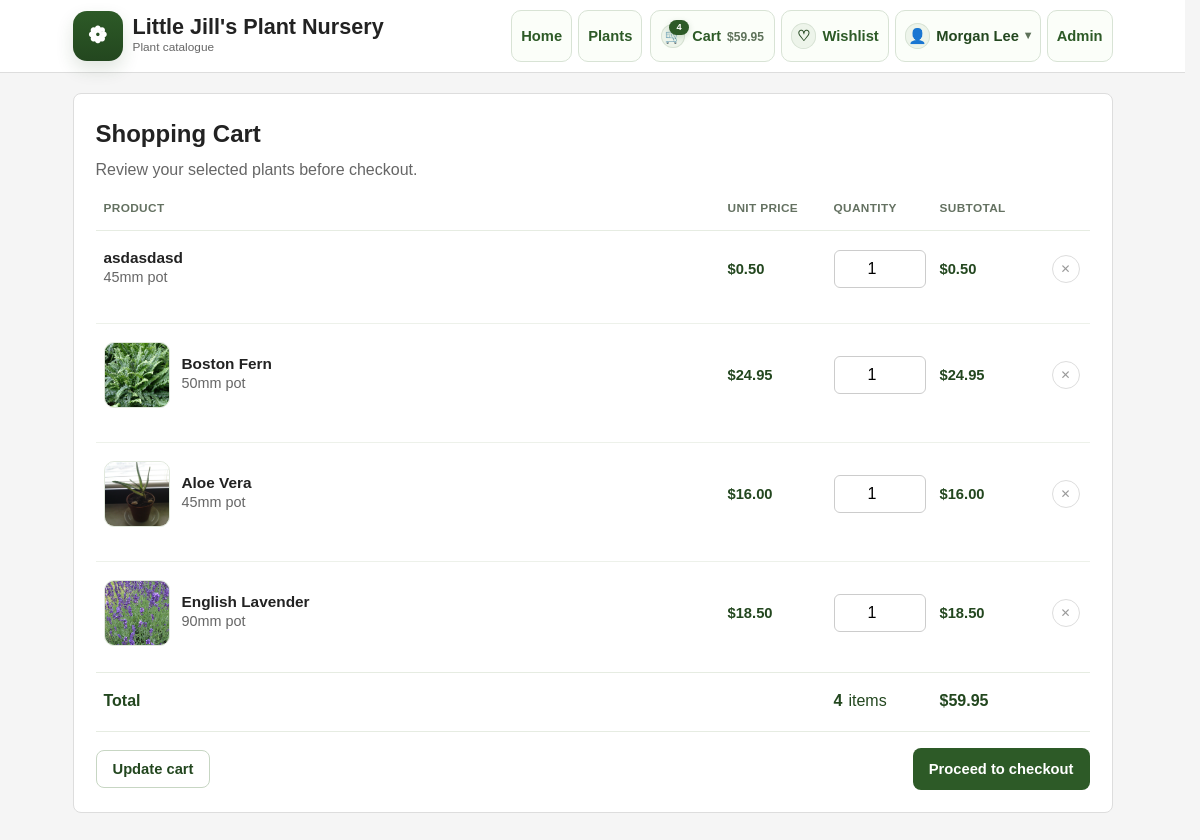
Page /cart (signed in) on the committed database.
### models.py (models this page shows, shortened)
class User(db.Model, UserMixin):
    id: Mapped[int] = mapped_column(Integer, primary_key=True, autoincrement=True)
    email: Mapped[str] = mapped_column(String(120), unique=True, nullable=False)
    full_name: Mapped[str] = mapped_column(String(100), nullable=False)
    password_hash: Mapped[str] = mapped_column(String(255), nullable=False)
    is_staff: Mapped[bool] = mapped_column(Boolean, default=False)
    carts: Mapped[list["Cart"]] = relationship(back_populates="user")
    orders: Mapped[list["Order"]] = relationship(back_populates="user")
    address: Mapped[Optional["UserAddress"]] = relationship(
        back_populates="user",
        cascade="all, delete-orphan",
        uselist=False,
    )
    wishlist: Mapped[list["Wishlist"]] = relationship(back_populates="user")

class CartItem(db.Model):
    id: Mapped[int] = mapped_column(primary_key=True)
    cart_id: Mapped[int] = mapped_column(ForeignKey("cart.id"), nullable=False, index=True)
    plant_id: Mapped[int] = mapped_column(ForeignKey("plant.id"), nullable=False, index=True)
    pot_id: Mapped[Optional[int]] = mapped_column(ForeignKey("pot.id"), nullable=True, index=True)
    quantity: Mapped[int] = mapped_column(Integer, default=1, nullable=False)
    unit_price_snapshot: Mapped[Decimal] = mapped_column(Numeric(10, 2), nullable=False)
    plant_name_snapshot: Mapped[str] = mapped_column(String(100), nullable=False)
    pot_size_snapshot: Mapped[Optional[int]] = mapped_column(Integer)
    image_snapshot: Mapped[Optional[str]] = mapped_column(String(255))
    created_at: Mapped[datetime] = mapped_column(DateTime, default=datetime.utcnow, nullable=False)
    updated_at: Mapped[datetime] = mapped_column(
        DateTime,
        default=datetime.utcnow,
        onupdate=datetime.utcnow,
        nullable=False,
    )
    cart: Mapped["Cart"] = relationship(back_populates="items")
    plant: Mapped["Plant"] = relationship(back_populates="cart_items")
    pot: Mapped[Optional["Pot"]] = relationship()

### app.py (the view)
@app.route("/cart")
@login_required
def cart():
    cart = get_or_create_active_cart(current_user)
    summary = build_cart_summary(cart)
    return render_template(
        "cart.html",
        cart=cart,
        cart_items=summary["items"],
        cart_subtotal=summary["subtotal"],
        cart_total=summary["total"],
        cart_item_count=summary["item_count"],
    )

### templates/cart.html (shortened to what this page needs)
<!DOCTYPE html>
<html lang="en">
<head>
    <link rel="stylesheet" href="{{ url_for('static', filename='styles.css') }}">
</head>
<body>
    {% include '_header.html' %}
    <main class="container cart-page">
        <section class="card cart-panel">
            <div class="cart-page__heading">
                <h1>Shopping Cart</h1>
                <p class="muted">Review your selected plants before checkout.</p>
            </div>
            {% if cart_items %}
                <form method="post" action="{{ url_for('update_cart') }}">
                    <div class="cart-table">
                        <div class="cart-table__head">
                            <div>Product</div>
                            <div>Unit Price</div>
                            <div>Quantity</div>
                            <div>Subtotal</div>
                        </div>
                        <div class="cart-list cart-list--table">
                            {% for item in cart_items %}
                                <article class="cart-row">
                                    <div class="cart-row__product">
                                        {% if item.image_filename %}
                                        <div class="cart-row__thumb">
                                            <img src="{{ url_for('static', filename='images/' ~ item.image_filename) }}" alt="{{ item.name }}">
                                        </div>
                                        {% endif %}
                                        <div class="cart-row__details">
                                            <h3><a class="cart-row__name-link" href="{{ url_for('plant_detail', id=item.plant_id) }}">{{ item.name }}</a></h3>
                                            {% if item.pot_size %}
                                                <p class="muted">{{ item.pot_size }}mm pot</p>
                                            {% endif %}
                                        </div>
                                    </div>
                                    <div class="cart-row__price">${{ '%.2f'|format(item.unit_price) }}</div>
                                    <div class="cart-row__quantity">
                                        <input
                                            id="quantity-{{ item.id }}"
                                            class="quantity-input quantity-input--cart"
                                            type="number"
                                            min="0"
                                            name="quantity_{{ item.id }}"
                                            value="{{ item.quantity }}"
                                        >
                                    </div>
                                    <div class="cart-row__subtotal">${{ '%.2f'|format(item.line_total) }}</div>
                                    <div class="cart-row__remove">
                                        <button
                                            name="action"
                                            value="remove"
                                            formaction="{{ url_for('update_cart_item', item_id=item.id) }}"
                                            formmethod="post"
                                            class="cart-remove-btn"
                                            type="submit"
                                            aria-label="Remove {{ item.name }}"
                                        >✕</button>
                                    </div>
                                </article>
                            {% endfor %}
                        </div>
                        <div class="cart-summary-row">
                            <div class="cart-summary-row__title">Total</div>
                            <div class="cart-summary-row__label">
                                <strong>{{ cart_item_count }}</strong>
                                <span>item{% if cart_item_count != 1 %}s{% endif %}</span>
                            </div>
                            <div class="cart-summary-row__value">${{ '%.2f'|format(cart_total) }}</div>
                        </div>
                    </div>
                    <div class="cart-actions">
                        <div class="cart-actions__buttons">
                            <button type="submit" class="button-link button-secondary cart-actions__update">Update cart</button>
                        </div>
                        <a href="{{ url_for('checkout') }}" class="button-link cart-actions__checkout">Proceed to checkout</a>
                    </div>
                </form>
            {% else %}
                <div class="empty-state">
                    <p class="empty-state__msg">Your cart is empty.</p>
                    <a class="button-link" href="{{ url_for('plants_index') }}">Browse plants</a>
                </div>
            {% endif %}
        </section>
    </main>
</body>
</html>

### templates/_header.html (shortened to what this page needs)
<header class="site-header">
    <div class="site-header__inner">
        <a class="brand" href="{{ url_for('home') }}">
            <span class="brand-mark" aria-hidden="true">
                <span class="icon-glyph icon-glyph--brand">❁</span>
            </span>
            <span class="brand-text">
                <span class="brand-name">Little Jill's Plant Nursery</span>
                <small>Plant catalogue</small>
            </span>
        </a>
        <div class="header-actions">
            <nav class="site-nav site-nav--primary">
                <a class="nav-button" href="{{ url_for('home') }}">
                    <span>Home</span>
                </a>
                <a class="nav-button" href="{{ url_for('plants_index') }}">
                    <span>Plants</span>
                </a>
            </nav>
            <nav class="site-nav site-nav--utility">
                <a class="nav-button nav-button--cart" href="{{ url_for('cart') }}">
                    <span class="nav-icon-chip nav-icon-chip--cart" aria-hidden="true">
                        <span class="nav-icon-chip__emoji">🛒</span>
                        <span class="nav-icon-chip__badge">{{ header_cart_item_count }}</span>
                    </span>
                    <span class="nav-button__content">
                        <span class="nav-button__title">Cart</span>
                        <span class="nav-button__subtitle">${{ '%.2f'|format(header_cart_total) }}</span>
                    </span>
                </a>
                {% if current_user.is_authenticated %}
                <a class="nav-button" href="{{ url_for('wishlist') }}">
                    <span class="nav-icon-chip" aria-hidden="true">♡</span>
                    <span>Wishlist</span>
                </a>
                <details class="account-menu">
                    <summary class="nav-button account-menu__summary">
                        <span class="nav-icon-chip" aria-hidden="true">👤</span>
                        <span>{{ current_user.full_name }}</span>
                        <span class="account-menu__caret" aria-hidden="true">▾</span>
                    </summary>
                </details>
                {% else %}
                <a class="nav-button nav-button--icon" href="{{ url_for('login') }}">
                    <span class="nav-icon-chip" aria-hidden="true">⇥</span>
                    <span>Login</span>
                </a>
                {% endif %}
                {% if current_user.is_authenticated and current_user.is_staff %}
                <a class="nav-button" href="{{ url_for('admin.home') }}">
                    <span>Admin</span>
                </a>
                {% endif %}
            </nav>
        </div>
    </div>
</header>

### rows in the picture
User: full_name "Morgan Lee"
CartItem: name "asdasdasd", pot_size "45", unit_price "0.50", id "1", line_total "0.50"
CartItem: image_snapshot (picture), name "Boston Fern", pot_size "50", unit_price "24.95", id "1", line_total "24.95"
CartItem: image_snapshot (picture), name "Aloe Vera", pot_size "45", unit_price "16.00", id "1", line_total "16.00"
CartItem: image_snapshot (picture), name "English Lavender", pot_size "90", unit_price "18.50", id "1", line_total "18.50"

### other values in the picture
{{ header_cart_item_count }} "4"
{{ '%.2f'|format(header_cart_total) }} "59.95"
{{ cart_item_count }} "4"
{{ '%.2f'|format(cart_total) }} "59.95"
